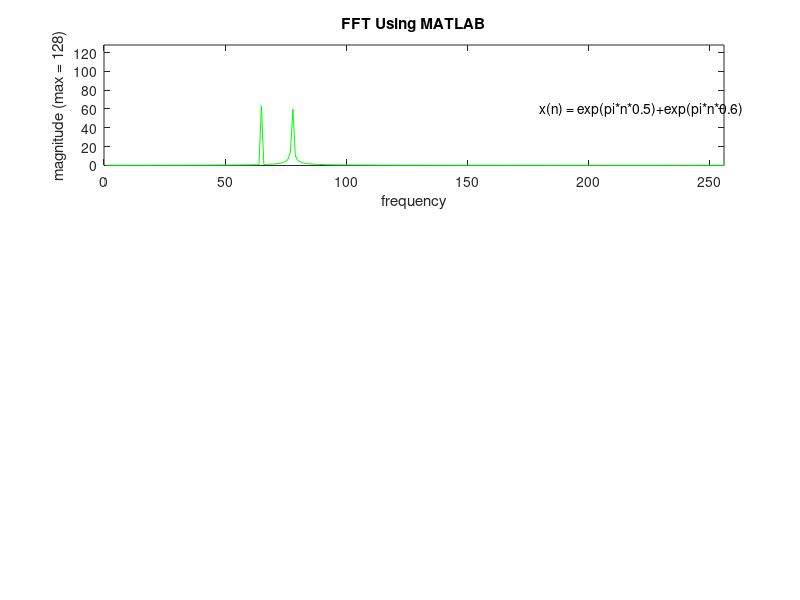

This chart was generated by the following MATLAB code: (Note: this script raises an error after producing the figure.)

clc;
XMIN = 0;
XMAX = 256 ;
YMIN = 0;
YMAX = 128;
k = 0.5;
k1 = 0.6;
n = [0:255];
r = 64*(cos(pi*n*k)+cos(pi*n*k1));    % Tallies with the c code input_generator.c.
i = 64*(sin(pi*n*k)+sin(pi*n*k1));
x1 = r + j*i;
X1 = abs(fft(x1,256));
subplot(3,1,1)
plot(X1/256,'g'),axis([XMIN XMAX YMIN YMAX]),title('FFT Using MATLAB'),xlabel('frequency'),ylabel('magnitude (max = 128)'),  text(180,60,'x(n) = exp(pi*n*0.5)+exp(pi*n*0.6)');

x2r = numeric0506(:,2);
x2i = numeric0506(:,3);
X2 = sqrt(x2r.^2 + x2i.^2);
subplot(3,1,2)
plot(X2,'c'),axis([XMIN XMAX YMIN YMAX]),title('FFT Using C'), xlabel('frequency'),ylabel('magnitude (max = 128)');

a = k0506(:,1);
for n=1:256
    x3r(n) = a(2*n-1,1);
    x3i(n) = a(2*n,1);
    X3(n) = sqrt(x3r(n)^2 + x3i(n)^2);
end
subplot(3,1,3)
plot(X3,'r'),axis([XMIN XMAX YMIN YMAX]),title('FFT Using the FFT Verilog Module'), xlabel('frequency'),ylabel('magnitude (max = 128)');